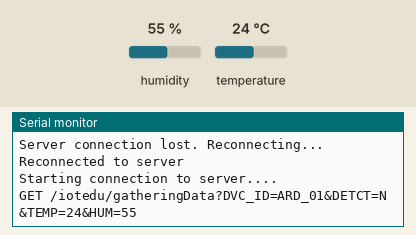
A sketch run on a simulated Arduino Uno R4 WiFi. Shown: the last lines printed to the serial monitor. The test bench sets the inputs (shaded band); at power-on: humidity 55 %, temperature 24 °C. WiFi joins after 1.5 s; servers stay silent unless stated; uploads are accepted with an empty reply.

Above: at 12.7 s.
12.8 s: humidity set to 22 %
At 16.17 s:
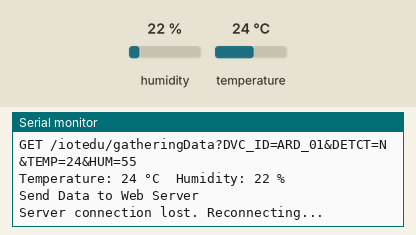
16.5 s: temperature set to 12 °C
At 16.5 s:
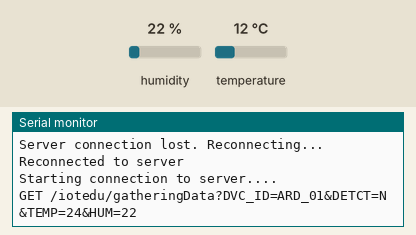
20.2 s: humidity set to 40 %
At 29.2 s:
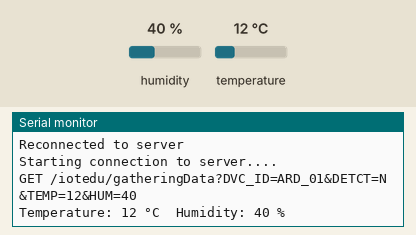
Timing chart, 0 to 29.9 s (numbered marks = the images above; inputs shaded):
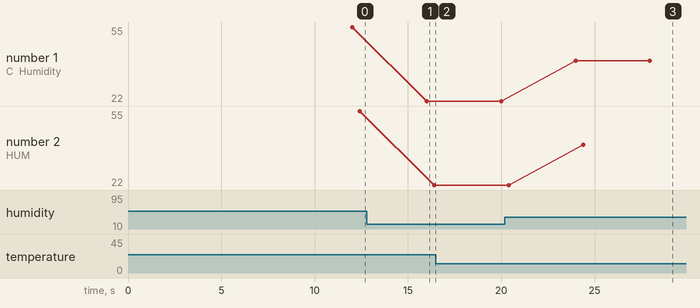

Measured:
- after the input at 12.8 s, the serial monitor: prints a new line after 3.2 s (image 1)
- after the input at 20.2 s, the serial monitor: prints a new line after 3.8 s (image 3)
- plotted number 1: 55 → 22 after the input at 12.8 s, 22 → 40 after the input at 20.2 s
- plotted number 2: 55 → 22 after the input at 12.8 s, 22 → 40 after the input at 20.2 s

The sketch:

main.ino
```cpp
#include "WiFiS3.h"
//#include "arduino_secrets.h"

int tempArray[2];
bool tempDetected = false;

int tempHum[2];
bool isDetected = false;

void setup() {
  // put your setup code here, to run once:
  wifiSetup();
}

void loop() {
  // put your main code here, to run repeatedly:
  // 연결상태 체크
  chkWiFi();
  getTempHum();
  Serial.print("Temperature: ");
  Serial.print(tempHum[0]);
  Serial.print(" °C\tHumidity: ");
  Serial.print(tempHum[1]);
  Serial.println(" %");

  chkDiff();
  delay(3000);
}

void chkDiff() {
  bool isChange = false;
  if (tempDetected != isDetected) {
    tempDetected = isDetected;
    isChange = true;
  }

  if (tempArray[0] != tempHum[0] || tempArray[1] != tempHum[1]) {
    tempArray[0] = tempHum[0];
    tempArray[1] = tempHum[1];
    isChange = true;
  }
  // 변경 값이 있다면, 서버로 데이터를 보낸다
  if (isChange) {
    Serial.println("Send Data to Web Server");
    sendData();
  }
}
```

DHT11.ino
```cpp
#include <DHT11.h>

// 온/습도 센서 Pin 2로 설정
DHT11 dht11(2);

void getTempHum() {
  int temperature = 0;
  int humidity = 0;

  // 온습도 센서에서 값을 읽어들여 옴
  int result = dht11.readTemperatureHumidity(temperature, humidity);
  if (result == 0) {
      // 온도 값 Serial에 출력
      tempHum[0] = temperature;
      tempHum[1] = humidity;
  } else {
      Serial.println(DHT11::getErrorString(result));
  }
}
```

sendDataToServer.ino
```cpp
// 서버 Host 주소를 입력합니다. (혹은 IP)
IPAddress server(127,0,0,1);

// Client 객체 선언
WiFiClient client;

void sendData() {
  if (WiFi.status() != WL_CONNECTED) {
    return;
  }

  if (!client.connected()) {
    Serial.println("Server connection lost. Reconnecting...");
    if (client.connect(server, 8080)) {
      Serial.println("Reconnected to server");
    } else {
      Serial.println("Failed to reconnect to server");
    }
  }

  Serial.println("Starting connection to server....");
  if (client.connect(server, 8080)) {
    String dvcId = "ARD_01";
    String detct = "N";
    String temp = String(tempHum[0]);
    String hum = String(tempHum[1]);

    String sendMsg = "GET /iotedu/gatheringData?DVC_ID=" + dvcId
                   + "&DETCT=" + detct
                   + "&TEMP=" + temp
                   + "&HUM=" + hum;
    Serial.println(sendMsg);

    client.println(sendMsg);
    client.println(server);
    client.println("Connection: close");
    client.println();
    client.flush();
  }

  while (client.available()) {
    char c = client.read();
    Serial.write(c);
  }
  Serial.println();
}
```

wifiSetup.ino
```cpp
char ssid[] = "";        // your network SSID (name)
char pass[] = "";    // your network password (use for WPA, or use as key for WEP)
int keyIndex = 0;            // your network key index number (needed only for WEP)

int status = WL_IDLE_STATUS;

void wifiSetup() {
  //Initialize serial and wait for port to open:
  Serial.begin(9600);
  while (!Serial) {
    ; // wait for serial port to connect. Needed for native USB port only
  }

  if (WiFi.status() == WL_NO_MODULE) {
    Serial.println("Communication with WiFi module failed!");
    // don't continue
    while (true);
  }

  String fv = WiFi.firmwareVersion();
  if (fv < WIFI_FIRMWARE_LATEST_VERSION) {
    Serial.println("Please upgrade the firmware");
  }

  while (status != WL_CONNECTED) {
    Serial.print("Attempting to connect to SSID: ");
    Serial.println(ssid);
    // Connect to WPA/WPA2 network. Change this line if using open or WEP network:
    status = WiFi.begin(ssid, pass);

    // wait 10 seconds for connection:
    delay(10000);
  }

  printWifiStatus();
}

void chkWiFi() {
  if (WiFi.status() != WL_CONNECTED) {
    // digitalWrite(WLED, HIGH);
    while(true);
  }
  if (WiFi.status() == WL_NO_MODULE) {
    Serial.println();
    Serial.println("Communication with WiFi module failed!");
    // digitalWrite(WLED, HIGH);
    while (true);
  }
}

/* -------------------------------------------------------------------------- */
void printWifiStatus() {
/* -------------------------------------------------------------------------- */
  // print the SSID of the network you're attached to:
  Serial.print("SSID: ");
  Serial.println(WiFi.SSID());

  // print your board's IP address:
  IPAddress ip = WiFi.localIP();
  Serial.print("IP Address: ");
  Serial.println(ip);

  // print the received signal strength:
  long rssi = WiFi.RSSI();
  Serial.print("signal strength (RSSI):");
  Serial.print(rssi);
  Serial.println(" dBm");
}

void connectWiFi() {
  // 설정한 와이파이 이름과 비밀번호로 접속 시도
  int status = WiFi.begin(ssid, pass);
  if (status == WL_CONNECTED) {
  } else {
    WiFi.disconnect();
  }
}
```
